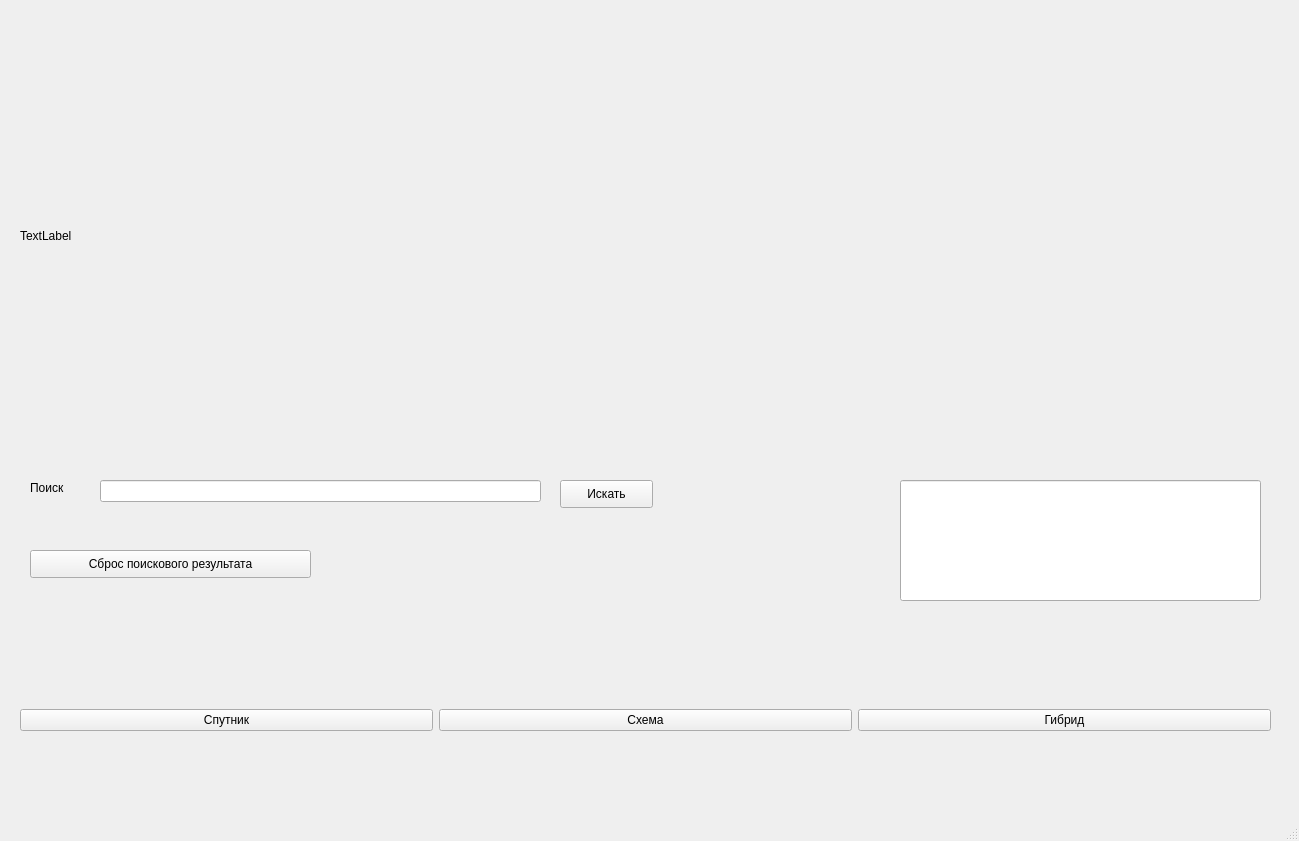
<?xml version="1.0" encoding="UTF-8"?>
<ui version="4.0">
 <class>MainWindow</class>
 <widget class="QMainWindow" name="MainWindow">
  <property name="geometry">
   <rect>
    <x>0</x>
    <y>0</y>
    <width>1299</width>
    <height>841</height>
   </rect>
  </property>
  <property name="windowTitle">
   <string>MainWindow</string>
  </property>
  <widget class="QWidget" name="centralwidget">
   <widget class="QLabel" name="label">
    <property name="geometry">
     <rect>
      <x>20</x>
      <y>20</y>
      <width>1241</width>
      <height>431</height>
     </rect>
    </property>
    <property name="text">
     <string>TextLabel</string>
    </property>
   </widget>
   <widget class="QWidget" name="horizontalLayoutWidget">
    <property name="geometry">
     <rect>
      <x>20</x>
      <y>660</y>
      <width>1251</width>
      <height>121</height>
     </rect>
    </property>
    <layout class="QHBoxLayout" name="horizontalLayout">
     <item>
      <widget class="QPushButton" name="pushButton_2">
       <property name="text">
        <string>Спутник</string>
       </property>
      </widget>
     </item>
     <item>
      <widget class="QPushButton" name="pushButton">
       <property name="text">
        <string>Схема</string>
       </property>
      </widget>
     </item>
     <item>
      <widget class="QPushButton" name="pushButton_3">
       <property name="text">
        <string>Гибрид</string>
       </property>
      </widget>
     </item>
    </layout>
   </widget>
   <widget class="QLineEdit" name="lineEdit">
    <property name="geometry">
     <rect>
      <x>100</x>
      <y>480</y>
      <width>441</width>
      <height>22</height>
     </rect>
    </property>
   </widget>
   <widget class="QLabel" name="label_2">
    <property name="geometry">
     <rect>
      <x>30</x>
      <y>480</y>
      <width>55</width>
      <height>16</height>
     </rect>
    </property>
    <property name="text">
     <string>Поиск</string>
    </property>
   </widget>
   <widget class="QPushButton" name="pushButton_4">
    <property name="geometry">
     <rect>
      <x>560</x>
      <y>480</y>
      <width>93</width>
      <height>28</height>
     </rect>
    </property>
    <property name="text">
     <string>Искать</string>
    </property>
   </widget>
   <widget class="QPushButton" name="pushButton_5">
    <property name="geometry">
     <rect>
      <x>30</x>
      <y>550</y>
      <width>281</width>
      <height>28</height>
     </rect>
    </property>
    <property name="text">
     <string>Сброс поискового результата</string>
    </property>
   </widget>
   <widget class="QLineEdit" name="lineEdit_2">
    <property name="geometry">
     <rect>
      <x>900</x>
      <y>480</y>
      <width>361</width>
      <height>121</height>
     </rect>
    </property>
   </widget>
  </widget>
  <widget class="QMenuBar" name="menubar">
   <property name="geometry">
    <rect>
     <x>0</x>
     <y>0</y>
     <width>1299</width>
     <height>26</height>
    </rect>
   </property>
  </widget>
  <widget class="QStatusBar" name="statusbar"/>
 </widget>
 <resources/>
 <connections/>
</ui>
